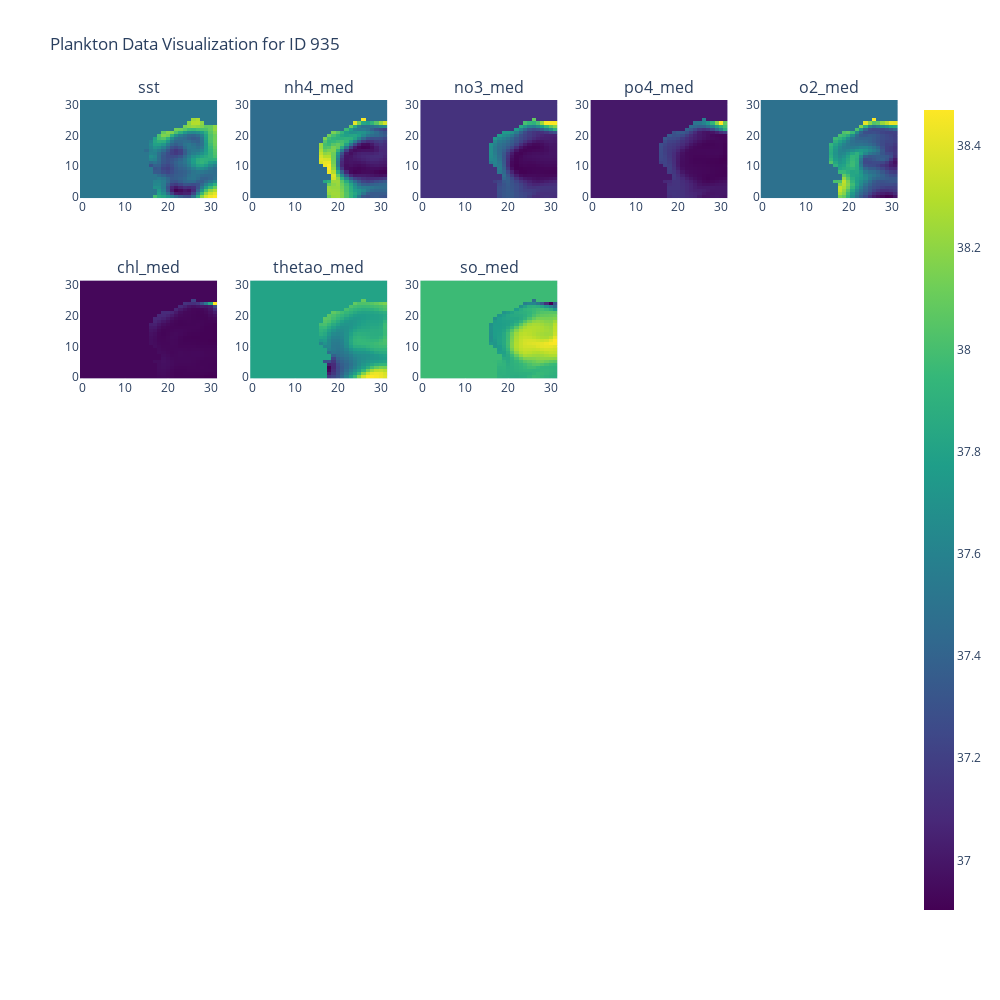

Write notebook code for a chart like this one.
### Code cell
import plotly.graph_objects as go
from plotly.subplots import make_subplots
import numpy as np

# Assuming real_values and labels are defined as in your context
# real_values = (perc99 - perc1) * item + perc1
# labels = ['sst', 'nh4_med', 'no3_med', 'po4_med', 'o2_med', 'chl_med', 'thetao_med', 'so_med']

rows = 5  # Adjust as per your requirement
cols = 5  # Adjust as per your requirement
subplot_titles = labels  # Titles for each subplot

fig = make_subplots(rows=rows, cols=cols, subplot_titles=subplot_titles)

for i in range(real_values.shape[2]):
    row = i // cols + 1
    col = i % cols + 1
    fig.add_trace(
        go.Heatmap(
            z=real_values[:, :, i],
            colorscale='Viridis',
            showscale=(i == real_values.shape[2] - 1)  # Show color scale only for the last plot
        ),
        row=row, col=col
    )

# Update layout
fig.update_layout(height=1000, width=1000, title_text=f"Plankton Data Visualization for ID {id}")
fig.show()

### Figure 1 — Plotly figure (JSON) as saved in the notebook; plotly's stock layout.template omitted (floating-point values rounded to 4 significant figures; data arrays with more than 128 entries replaced by an {"elided": "..."} marker saying what was removed)
{"data": [{"colorscale": [[0, "#440154"], [0.1111, "#482878"], [0.2222, "#3e4989"], [0.3333, "#31688e"], [0.4444, "#26828e"], [0.5556, "#1f9e89"], [0.6667, "#35b779"], [0.7778, "#6ece58"], [0.8889, "#b5de2b"], [1, "#fde725"]], "showscale": false, "type": "heatmap", "xaxis": "x", "yaxis": "y", "z": {"elided": "32x32 float values"}}, {"colorscale": [[0, "#440154"], [0.1111, "#482878"], [0.2222, "#3e4989"], [0.3333, "#31688e"], [0.4444, "#26828e"], [0.5556, "#1f9e89"], [0.6667, "#35b779"], [0.7778, "#6ece58"], [0.8889, "#b5de2b"], [1, "#fde725"]], "showscale": false, "type": "heatmap", "xaxis": "x2", "yaxis": "y2", "z": {"elided": "32x32 float values"}}, {"colorscale": [[0, "#440154"], [0.1111, "#482878"], [0.2222, "#3e4989"], [0.3333, "#31688e"], [0.4444, "#26828e"], [0.5556, "#1f9e89"], [0.6667, "#35b779"], [0.7778, "#6ece58"], [0.8889, "#b5de2b"], [1, "#fde725"]], "showscale": false, "type": "heatmap", "xaxis": "x3", "yaxis": "y3", "z": {"elided": "32x32 float values"}}, {"colorscale": [[0, "#440154"], [0.1111, "#482878"], [0.2222, "#3e4989"], [0.3333, "#31688e"], [0.4444, "#26828e"], [0.5556, "#1f9e89"], [0.6667, "#35b779"], [0.7778, "#6ece58"], [0.8889, "#b5de2b"], [1, "#fde725"]], "showscale": false, "type": "heatmap", "xaxis": "x4", "yaxis": "y4", "z": {"elided": "32x32 float values"}}, {"colorscale": [[0, "#440154"], [0.1111, "#482878"], [0.2222, "#3e4989"], [0.3333, "#31688e"], [0.4444, "#26828e"], [0.5556, "#1f9e89"], [0.6667, "#35b779"], [0.7778, "#6ece58"], [0.8889, "#b5de2b"], [1, "#fde725"]], "showscale": false, "type": "heatmap", "xaxis": "x5", "yaxis": "y5", "z": {"elided": "32x32 float values"}}, {"colorscale": [[0, "#440154"], [0.1111, "#482878"], [0.2222, "#3e4989"], [0.3333, "#31688e"], [0.4444, "#26828e"], [0.5556, "#1f9e89"], [0.6667, "#35b779"], [0.7778, "#6ece58"], [0.8889, "#b5de2b"], [1, "#fde725"]], "showscale": false, "type": "heatmap", "xaxis": "x6", "yaxis": "y6", "z": {"elided": "32x32 float values"}}, {"colorscale": [[0, "#440154"], [0.1111, "#482878"], [0.2222, "#3e4989"], [0.3333, "#31688e"], [0.4444, "#26828e"], [0.5556, "#1f9e89"], [0.6667, "#35b779"], [0.7778, "#6ece58"], [0.8889, "#b5de2b"], [1, "#fde725"]], "showscale": false, "type": "heatmap", "xaxis": "x7", "yaxis": "y7", "z": {"elided": "32x32 float values"}}, {"colorscale": [[0, "#440154"], [0.1111, "#482878"], [0.2222, "#3e4989"], [0.3333, "#31688e"], [0.4444, "#26828e"], [0.5556, "#1f9e89"], [0.6667, "#35b779"], [0.7778, "#6ece58"], [0.8889, "#b5de2b"], [1, "#fde725"]], "showscale": true, "type": "heatmap", "xaxis": "x8", "yaxis": "y8", "z": {"elided": "32x32 float values"}}], "layout": {"annotations": [{"font": {"size": 16}, "showarrow": false, "text": "sst", "x": 0.084, "xanchor": "center", "xref": "paper", "y": 1, "yanchor": "bottom", "yref": "paper"}, {"font": {"size": 16}, "showarrow": false, "text": "nh4_med", "x": 0.292, "xanchor": "center", "xref": "paper", "y": 1, "yanchor": "bottom", "yref": "paper"}, {"font": {"size": 16}, "showarrow": false, "text": "no3_med", "x": 0.5, "xanchor": "center", "xref": "paper", "y": 1, "yanchor": "bottom", "yref": "paper"}, {"font": {"size": 16}, "showarrow": false, "text": "po4_med", "x": 0.708, "xanchor": "center", "xref": "paper", "y": 1, "yanchor": "bottom", "yref": "paper"}, {"font": {"size": 16}, "showarrow": false, "text": "o2_med", "x": 0.916, "xanchor": "center", "xref": "paper", "y": 1, "yanchor": "bottom", "yref": "paper"}, {"font": {"size": 16}, "showarrow": false, "text": "chl_med", "x": 0.084, "xanchor": "center", "xref": "paper", "y": 0.78, "yanchor": "bottom", "yref": "paper"}, {"font": {"size": 16}, "showarrow": false, "text": "thetao_med", "x": 0.292, "xanchor": "center", "xref": "paper", "y": 0.78, "yanchor": "bottom", "yref": "paper"}, {"font": {"size": 16}, "showarrow": false, "text": "so_med", "x": 0.5, "xanchor": "center", "xref": "paper", "y": 0.78, "yanchor": "bottom", "yref": "paper"}], "height": 1000, "title": {"text": "Plankton Data Visualization for ID 935"}, "width": 1000, "xaxis": {"anchor": "y", "domain": [0, 0.168]}, "xaxis10": {"anchor": "y10", "domain": [0.832, 1]}, "xaxis11": {"anchor": "y11", "domain": [0, 0.168]}, "xaxis12": {"anchor": "y12", "domain": [0.208, 0.376]}, "xaxis13": {"anchor": "y13", "domain": [0.416, 0.584]}, "xaxis14": {"anchor": "y14", "domain": [0.624, 0.792]}, "xaxis15": {"anchor": "y15", "domain": [0.832, 1]}, "xaxis16": {"anchor": "y16", "domain": [0, 0.168]}, "xaxis17": {"anchor": "y17", "domain": [0.208, 0.376]}, "xaxis18": {"anchor": "y18", "domain": [0.416, 0.584]}, "xaxis19": {"anchor": "y19", "domain": [0.624, 0.792]}, "xaxis2": {"anchor": "y2", "domain": [0.208, 0.376]}, "xaxis20": {"anchor": "y20", "domain": [0.832, 1]}, "xaxis21": {"anchor": "y21", "domain": [0, 0.168]}, "xaxis22": {"anchor": "y22", "domain": [0.208, 0.376]}, "xaxis23": {"anchor": "y23", "domain": [0.416, 0.584]}, "xaxis24": {"anchor": "y24", "domain": [0.624, 0.792]}, "xaxis25": {"anchor": "y25", "domain": [0.832, 1]}, "xaxis3": {"anchor": "y3", "domain": [0.416, 0.584]}, "xaxis4": {"anchor": "y4", "domain": [0.624, 0.792]}, "xaxis5": {"anchor": "y5", "domain": [0.832, 1]}, "xaxis6": {"anchor": "y6", "domain": [0, 0.168]}, "xaxis7": {"anchor": "y7", "domain": [0.208, 0.376]}, "xaxis8": {"anchor": "y8", "domain": [0.416, 0.584]}, "xaxis9": {"anchor": "y9", "domain": [0.624, 0.792]}, "yaxis": {"anchor": "x", "domain": [0.88, 1]}, "yaxis10": {"anchor": "x10", "domain": [0.66, 0.78]}, "yaxis11": {"anchor": "x11", "domain": [0.44, 0.56]}, "yaxis12": {"anchor": "x12", "domain": [0.44, 0.56]}, "yaxis13": {"anchor": "x13", "domain": [0.44, 0.56]}, "yaxis14": {"anchor": "x14", "domain": [0.44, 0.56]}, "yaxis15": {"anchor": "x15", "domain": [0.44, 0.56]}, "yaxis16": {"anchor": "x16", "domain": [0.22, 0.34]}, "yaxis17": {"anchor": "x17", "domain": [0.22, 0.34]}, "yaxis18": {"anchor": "x18", "domain": [0.22, 0.34]}, "yaxis19": {"anchor": "x19", "domain": [0.22, 0.34]}, "yaxis2": {"anchor": "x2", "domain": [0.88, 1]}, "yaxis20": {"anchor": "x20", "domain": [0.22, 0.34]}, "yaxis21": {"anchor": "x21", "domain": [0, 0.12]}, "yaxis22": {"anchor": "x22", "domain": [0, 0.12]}, "yaxis23": {"anchor": "x23", "domain": [0, 0.12]}, "yaxis24": {"anchor": "x24", "domain": [0, 0.12]}, "yaxis25": {"anchor": "x25", "domain": [0, 0.12]}, "yaxis3": {"anchor": "x3", "domain": [0.88, 1]}, "yaxis4": {"anchor": "x4", "domain": [0.88, 1]}, "yaxis5": {"anchor": "x5", "domain": [0.88, 1]}, "yaxis6": {"anchor": "x6", "domain": [0.66, 0.78]}, "yaxis7": {"anchor": "x7", "domain": [0.66, 0.78]}, "yaxis8": {"anchor": "x8", "domain": [0.66, 0.78]}, "yaxis9": {"anchor": "x9", "domain": [0.66, 0.78]}}}
